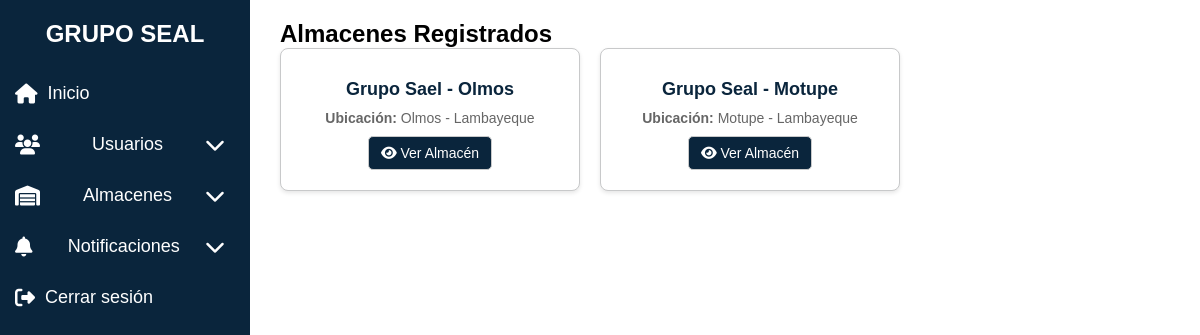
/almacenes/listar.php (signed in), run on the app's committed database.
### tables this page shows
CREATE TABLE `almacenes` (
  `id` int(11) NOT NULL,
  `nombre` varchar(100) NOT NULL,
  `ubicacion` varchar(255) NOT NULL
);

### almacenes/listar.php (the view, shortened to what this page needs)
<?php
require_once "../config/database.php";
$usuario_rol = $_SESSION["user_role"] ?? "usuario";
if ($usuario_rol == 'admin') {
    $sql = "SELECT id, nombre, ubicacion FROM almacenes ORDER BY id DESC";
    $result = $conn->query($sql);
}
?>
<!DOCTYPE html>
<html lang="es">
<head>
    <link rel="stylesheet" href="../assets/css/styles-dashboard.css">
    <link rel="stylesheet" href="../assets/css/styles-almacenes.css">
    <link rel="stylesheet" href="../assets/css/styles-pendientes.css">
    <link rel="stylesheet" href="https://cdnjs.cloudflare.com/ajax/libs/font-awesome/6.4.2/css/all.min.css">
</head>
<body>
<nav class="sidebar" id="sidebar">
    <h2>GRUPO SEAL</h2>
    <ul>
        <li><a href="../dashboard.php"><i class="fas fa-home"></i> Inicio</a></li>
        <?php if ($usuario_rol == 'admin'): ?>
        <li class="submenu-container">
            <a href="#" aria-label="Menú Usuarios">
                <i class="fas fa-users"></i> Usuarios <i class="fas fa-chevron-down"></i>
            </a>
        </li>
        <?php endif; ?>
        <li class="submenu-container">
            <a href="#" aria-label="Menú Almacenes">
                <i class="fas fa-warehouse"></i> Almacenes <i class="fas fa-chevron-down"></i>
            </a>
        </li>
        <li class="submenu-container">
            <a href="#" aria-label="Menú Notificaciones">
                <i class="fas fa-bell"></i> Notificaciones <i class="fas fa-chevron-down"></i>
            </a>
        </li>
        <li><a href="../logout.php"><i class="fas fa-sign-out-alt"></i> Cerrar sesión</a></li>
    </ul>
</nav>
<main class="content" id="main-content">
    <h2><?php echo ($usuario_rol == 'admin') ? 'Almacenes Registrados' : 'Mi Almacén Asignado'; ?></h2>
    <div class="almacenes-container">
        <?php if ($result && $result->num_rows > 0): ?>
            <?php while ($row = $result->fetch_assoc()): ?>
                <div class="almacen-card">
                    <h3><?php echo htmlspecialchars($row["nombre"]); ?></h3>
                    <p><strong>Ubicación:</strong> <?php echo htmlspecialchars($row["ubicacion"]); ?></p>
                    <a href="/almacenes/ver-almacen.php?id=<?php echo htmlspecialchars($row['id']); ?>" class="btn-ver">
                        <i class="fas fa-eye"></i> Ver Almacén
                    </a>
                </div>
            <?php endwhile; ?>
        <?php endif; ?>
    </div>
</main>
</body>
</html>

### assets/css/styles-dashboard.css (style rules this page uses)
* { margin: 0; padding: 0; box-sizing: border-box; font-family: 'Poppins', sans-serif; }
body { background-color: #ffffff; }
.sidebar { width: 250px; height: 100vh; background: #0a253c; color: #ffffff; position: fixed; top: 0; left: 0; padding-top: 20px; transition: transform 0.3s ease-in-out; z-index: 999; }
.sidebar h2 { text-align: center; margin-bottom: 20px; }
.sidebar ul { list-style: none; padding: 0; }
.sidebar ul li { padding: 15px; }
.sidebar ul li a { text-decoration: none; color: #ffffff; font-size: 18px; display: flex; align-items: center; }
.sidebar ul li a i { margin-right: 10px; font-size: 20px; }
.content { margin-left: 260px; padding: 20px; transition: margin-left 0.3s ease-in-out; }
.submenu-container a { display: flex; justify-content: space-between; align-items: center; }

### assets/css/styles-almacenes.css (style rules this page uses)
.almacenes-container { display: flex; flex-wrap: wrap; gap: 20px; }
.almacen-card { background: #ffffff; padding: 20px; border-radius: 8px; box-shadow: 0 2px 4px rgba(0, 0, 0, 0.1); width: 300px; text-align: center; border: 1px solid #c8c9ca; }
.almacen-card h3 { margin: 10px 0; font-size: 18px; color: #0a253c; }
.almacen-card p { font-size: 14px; color: #666; }
.btn-ver { display: inline-block; margin-top: 10px; padding: 8px 12px; background: #0a253c; color: white; text-decoration: none; border-radius: 5px; font-size: 14px; border: 1px solid #c8c9ca; }

### data on the page
almacenes: nombre "Grupo Sael - Olmos", ubicacion "Olmos - Lambayeque"
almacenes: nombre "Grupo Seal - Motupe", ubicacion "Motupe - Lambayeque"
